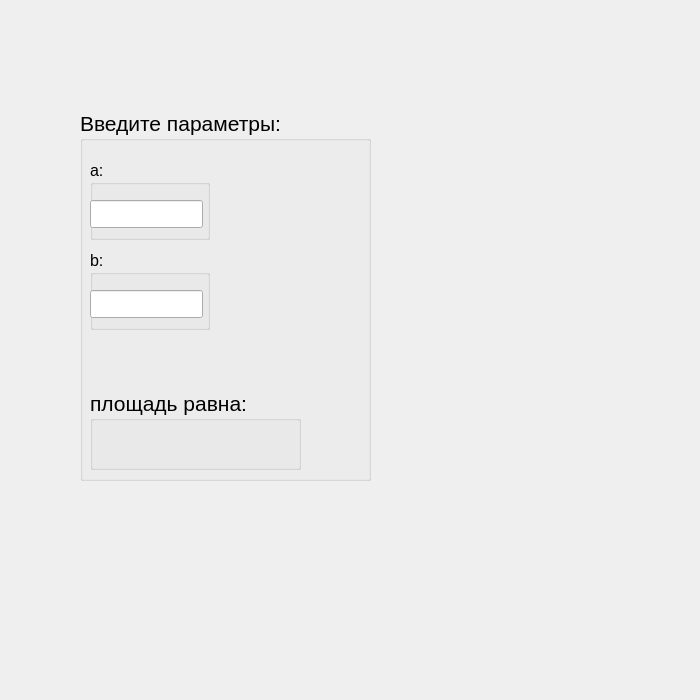
<?xml version="1.0" encoding="UTF-8"?>
<ui version="4.0">
 <class>Rectangular</class>
 <widget class="QWidget" name="Rectangular">
  <property name="geometry">
   <rect>
    <x>0</x>
    <y>0</y>
    <width>700</width>
    <height>700</height>
   </rect>
  </property>
  <property name="windowTitle">
   <string>Form</string>
  </property>
  <widget class="QGroupBox" name="groupBox">
   <property name="geometry">
    <rect>
     <x>80</x>
     <y>110</y>
     <width>291</width>
     <height>371</height>
    </rect>
   </property>
   <property name="font">
    <font>
     <pointsize>16</pointsize>
    </font>
   </property>
   <property name="title">
    <string>Введите параметры:</string>
   </property>
   <widget class="QGroupBox" name="groupBox_2">
    <property name="geometry">
     <rect>
      <x>10</x>
      <y>280</y>
      <width>211</width>
      <height>80</height>
     </rect>
    </property>
    <property name="title">
     <string>площадь равна:</string>
    </property>
    <widget class="QLabel" name="label">
     <property name="geometry">
      <rect>
       <x>0</x>
       <y>40</y>
       <width>201</width>
       <height>31</height>
      </rect>
     </property>
     <property name="text">
      <string/>
     </property>
    </widget>
   </widget>
   <widget class="QGroupBox" name="groupBox_3">
    <property name="geometry">
     <rect>
      <x>10</x>
      <y>50</y>
      <width>120</width>
      <height>80</height>
     </rect>
    </property>
    <property name="font">
     <font>
      <pointsize>12</pointsize>
     </font>
    </property>
    <property name="title">
     <string>а:</string>
    </property>
    <widget class="QLineEdit" name="lineEdit">
     <property name="geometry">
      <rect>
       <x>0</x>
       <y>40</y>
       <width>113</width>
       <height>28</height>
      </rect>
     </property>
    </widget>
   </widget>
   <widget class="QGroupBox" name="groupBox_4">
    <property name="geometry">
     <rect>
      <x>10</x>
      <y>140</y>
      <width>120</width>
      <height>80</height>
     </rect>
    </property>
    <property name="font">
     <font>
      <pointsize>12</pointsize>
     </font>
    </property>
    <property name="title">
     <string>b:</string>
    </property>
    <widget class="QLineEdit" name="lineEdit_2">
     <property name="geometry">
      <rect>
       <x>0</x>
       <y>40</y>
       <width>113</width>
       <height>28</height>
      </rect>
     </property>
    </widget>
   </widget>
  </widget>
 </widget>
 <resources/>
 <connections/>
</ui>
